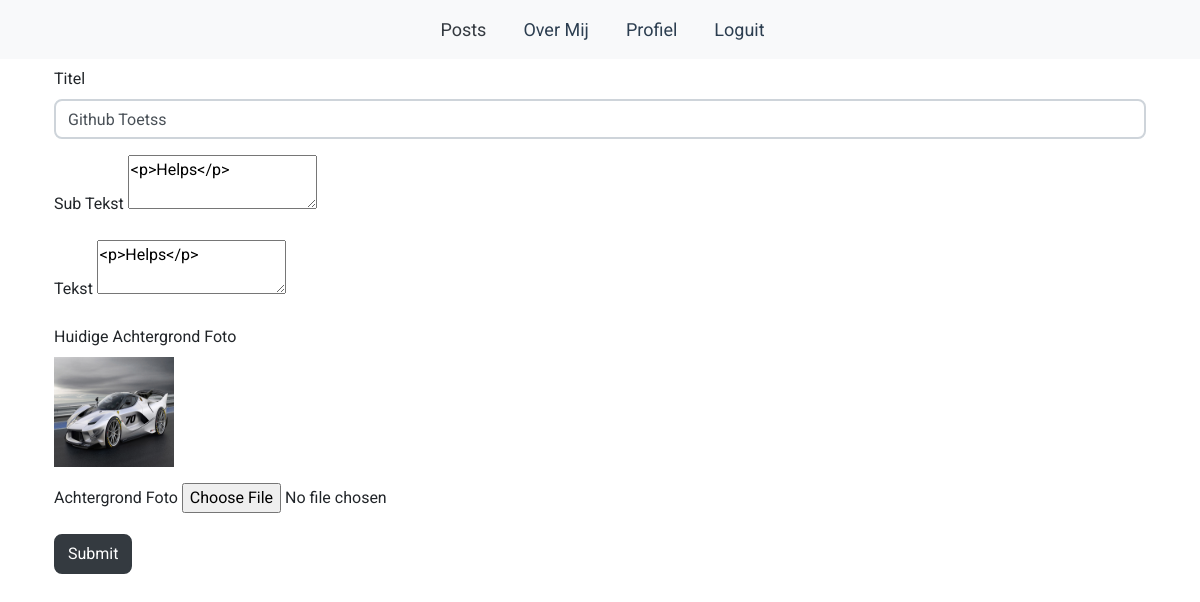
Page /admin/changepost.php?id=8 (signed in) on the earlier database version.
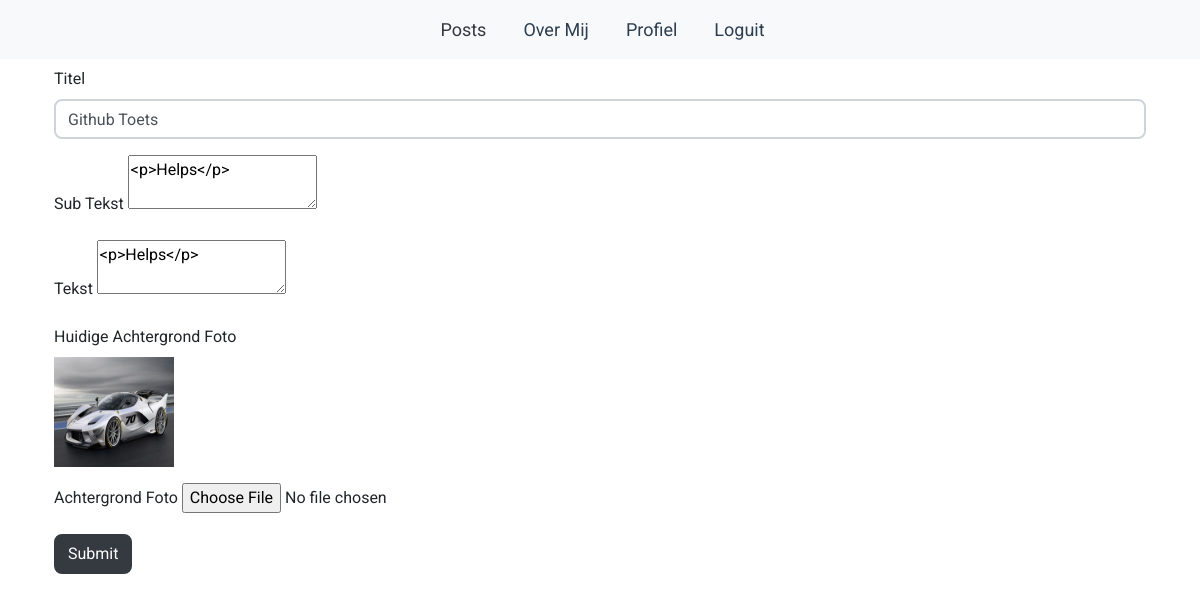
Same page on the later database version.
### tables this page shows
CREATE TABLE `projects` (
  `id` varchar(64) NOT NULL,
  `title` varchar(65) NOT NULL,
  `subtext` longtext NOT NULL,
  `text` longtext NOT NULL,
  `date` datetime NOT NULL DEFAULT current_timestamp(),
  `headimage` text NOT NULL
);

### admin/changepost.php (the view, shortened to what this page needs)
<?php
require('../php/database.php');
if($stmt = $conn->prepare("SELECT title,subtext,text,headimage FROM projects WHERE id = ?")) {
    $stmt->bind_param("s", $_GET["id"]);
    $stmt->execute();
    $stmt->store_result();
    if ($stmt->num_rows > 0) {
        $stmt->bind_result($title, $subtext, $text, $image);
    }
}
?>
<!doctype html>
<html lang="en">
<head>
    <?php require("style.php"); ?>
</head>
<body>
<?php require("navbar.php"); ?>
    <div class="container mt-2">
        <form method="POST" enctype="multipart/form-data" action="../php/changepost.php?id=<?php echo $_GET['id']; ?>">
            <div class="form-group">
                <label for="titel">Titel</label>
                <input name="title" id="titel" class="form-control" placeholder="Titel" type="text" value="<?php echo $title;?>" required>
            </div>
            <div class="form-group">
                <label for="subtext">Sub Tekst</label>
                <textarea name="subtext" id="subtext"><?php echo $subtext;?></textarea required>
            </div>
            <div class="form-group">
                <label for="text">Tekst</label>
                <textarea name="text" id="text"><?php echo $text;?></textarea required>
            </div>
            <div class="form-group">
                <label for="Huidige_Afbeelding">Huidige Achtergrond Foto</label><br>
                <input hidden="1" readonly="1" name="Huidige_Afbeelding" value="<?php echo $image;?>"><img src="../<?php echo "" . $image . "";?>" width="120" height="110">
            </div>
            <div class="form-group">
                <label for="foto">Achtergrond Foto</label>
                <input name="image" type="file">
            </div>
            <div class="form-group">
                <input type="submit" name="submit" class="btn btn-dark">
            </div>
        </form>
    </div>
</body>
</html>

Differences in the rows shown:
changed projects "<p>Helps</p>": title "Github Toetss" → "Github Toets"
